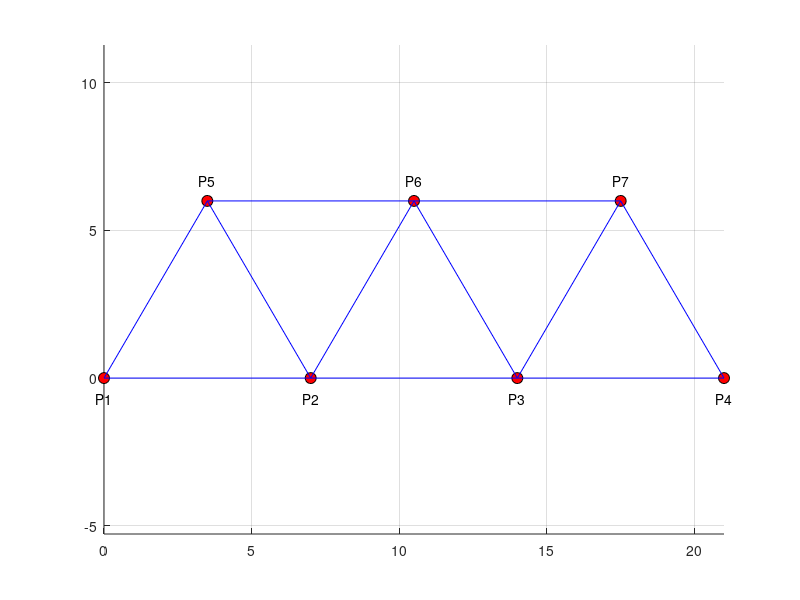

This chart was generated by the following MATLAB code:
% bridge optimization


clc; clear; close all;

%% Node Coordinates (x, y)
x = [0 7 14 21 3.5 10.5 17.5];
y = [0 0 0 0 6 6 6];

figure
hold on
axis equal
grid on

% Plot nodes
plot(x, y, 'ko', 'MarkerFaceColor', 'r', 'MarkerSize', 8)

% Add node labels
for i = 1:4
    text(x(i), y(i)-0.7, ['P' num2str(i)], 'HorizontalAlignment', 'center');
end

% Add node labels
for i = 5:length(x)
    text(x(i), y(i)+0.7, ['P' num2str(i)], 'HorizontalAlignment', 'center');
end

% Connect P1 with P2 and P5
plot([x(1), x(2)], [y(1), y(2)], 'b-')
plot([x(1), x(5)], [y(1), y(5)], 'b-')

% Connect P2 with P5 and P6 P3
plot([x(2), x(3)], [y(2), y(3)], 'b-')
plot([x(2), x(5)], [y(2), y(5)], 'b-')
plot([x(2), x(6)], [y(2), y(6)], 'b-')

% Connect P3 with P6 and P7 and P4
plot([x(3), x(4)], [y(3), y(4)], 'b-')
plot([x(3), x(6)], [y(3), y(6)], 'b-')
plot([x(3), x(7)], [y(3), y(7)], 'b-')

plot([x(4), x(7)], [y(4), y(7)], 'b-')
plot([x(5), x(6)], [y(5), y(6)], 'b-')
plot([x(6), x(7)], [y(6), y(7)], 'b-')

%%%%%%%%%%%%%%%%%%%%%%%%%%%%%%%%%%%%%%%%%%%%%%%%%%%%%%%%%%%%%
%% Parameters 
load = 200; %kN/m = combination of dead and traffic load is 200 kN/m.
height = 6; %m
width = 21; %m
length_hor = 7; %m

%% properties steel
rho = 7850; %kg/m^3 = DENSITY
E = 210000; %MPA = ELASTICITY / YOUNGS MODULUS
G = 81000; %MPA = SHEAR MODULUS


%% variables
% % length is based on distance nodes
% SEE OVERLEAF FOR WHAT LETTER IS WHAT DISTANCE
H = 50; % cm?
t = 5; % cm? 
W = 20; % cm
HW_ratio = H/W; % now it is = 2.5

%% Total mass of structure
% L1 = L2 = L3 = L4 = L5  = 7 m (straight bars)
L_A = 7; %m

% L6 = L7 = L8 = L9 = L10 = L11 = 7 m (slant bars)
L_B = sqrt((L_A/2)^2 + height^2);

% cross section of beam
A = 2*W*t + (H-2*t)*t;
% mass = sum(rho_i * A_i * L_i)
mass_i = rho * A;
mass_total = rho * (L_A*5 + L_B*6) * A*11;

% moment of intertia
I_1_3 = (1/12)*W*t^3; %  upper and lower segment = I_1 = I_3
I_2 = (1/12)*t*(H-2*t)^3; % middle segment

d_NA = H/2 - t/2; % vert distance from centroud of segment to neutral axis (same for upper and lower segment and zero for middle segment)
A_segment = W*t; % area of segment

I_tot = (I_1_3 + A_segment*d_NA^2) + (I_2) + (I_1_3 + A_segment*d_NA^2);

%%%%%%%%%%%%%%%%%%%%%%%%%%%%%%%%%%%%%%%%%%%%%%%%%%%%%%%%%%

%% CONSTRAINTS

%% stress
% Normal stress in each member should be below allowable stress (F_I is
% force in member i)

% stress_i = F_i / A


%% buckling 
% for compression elements
% F_I should be less than cripling force!
% F_i <= (pi^2 * E*I) / (K*L_i)^2 

%% displacement?


%% constraints thickness and ratio?

%%%%%%%%%%%%%%%%%%%%%%%%%%%%%%%%%%%%%%%%%%%%%%%%%%%%%%%%%%
%% STRUCTURAL ANALYSIS
% assuming P1 is pinned and P4 is roller

%% calculate load in each node
% node 1 and 6
F1_v = load * height ; %kN
F4_v = F1_v; %kN

F2_v = load * length_hor;
F3_v = F2_v;  %kN

%% Vertical load in endpoint
A_v = (F1_v + F2_v + F3_v + F4_v)/2;
B_v = A_v;



%% Calculate stress


%% Calculate displacement


